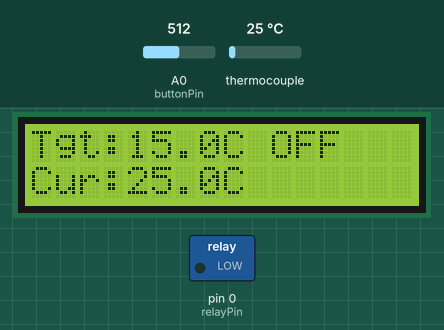
Recording of a sketch running on a simulated Arduino Uno, built with avr-gcc and run on an emulated ATmega328P. Shown: 16×2 character LCD, switched loads named in the sketch (green lamp = pin HIGH). Inputs (shaded band) come from the test bench; at power-on: A0 (buttonPin) = 512, thermocouple 25 °C.

Above: at 1.7 s.
1.8 s: A0 (buttonPin) set to 109
At 3.8 s:
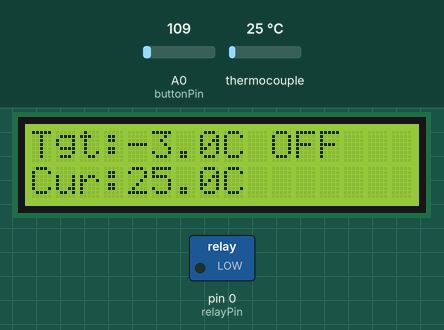
5.5 s: A0 (buttonPin) set to 93
At 7.4 s:
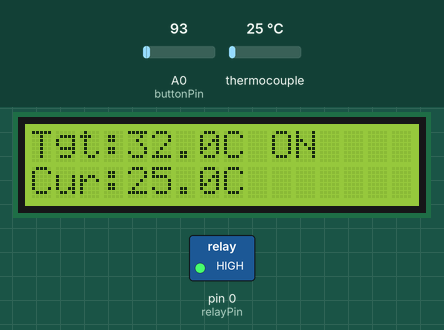
9.6 s: thermocouple set to 6 °C
At 10.8 s:
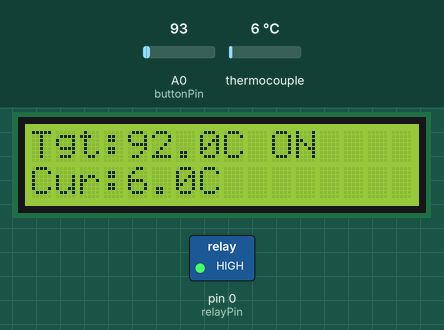
12.5 s: A0 (buttonPin) set to 760
At 14.2 s:
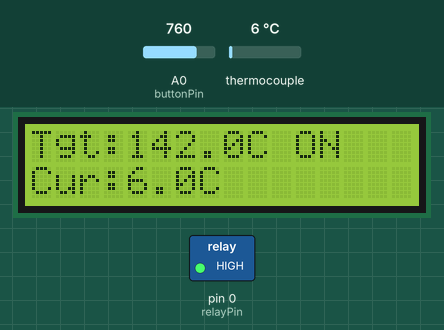
14.5 s: thermocouple set to 75 °C
At 15.9 s:
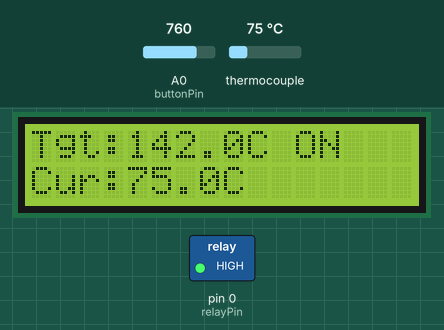
16.5 s: thermocouple set to 135 °C
At 17.5 s:
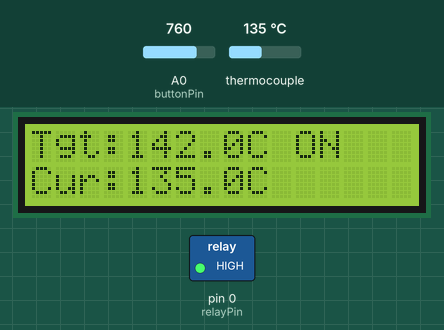
18.5 s: thermocouple set to 142 °C
Timing chart, 0 to 21.5 s (numbered marks = the images above; inputs shaded):
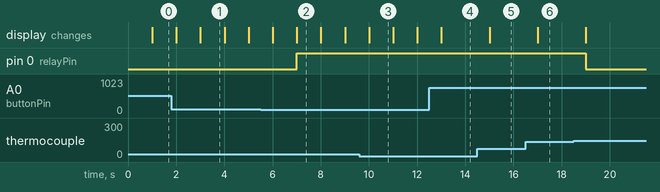

Measured:
- the behaviour switches between 100 and 99 on A0 (buttonPin) (found by bisection; images 1 and 2)
- after the input at 5.5 s, pin 0 (relayPin): LOW → HIGH after 1.5 s
- after the input at 14.5 s, the display: changes after 0.51 s (image 5)
- after the input at 16.5 s, the display: changes after 0.51 s (image 6)
- after the input at 18.5 s, pin 0 (relayPin): HIGH → LOW after 0.50 s
- what the display in image 1 shows lasts 1.0 s, from 3.0 s to 4.0 s

The sketch:

temp-control-ps.ino
```cpp
#include <max6675.h>
#include <LiquidCrystal.h>

// MAX6675K thermocouple pins
const int thermoDO = 11;  // SO
const int thermoCS = 12;
const int thermoCLK = 13; // SCK

// LCD pins (adjust if your wiring is different)
const int rs = 8, en = 9, d4 = 4, d5 = 5, d6 = 6, d7 = 7;
LiquidCrystal lcd(rs, en, d4, d5, d6, d7);

// Relay pin
const int relayPin = 0;  // D0

// Button pin for input
const int buttonPin = A0;  // Analog pin for button input

// Initialize the thermocouple
MAX6675 thermocouple(thermoCLK, thermoCS, thermoDO);

// Variables for timing and temperature control
unsigned long previousMillis = 0;
const long interval = 1000;  // Update interval (milliseconds)
float targetTemp = 25.0;  // Initial target temperature
float currentTemp = 25.0;
const float hysteresis = 3.0;  // Temperature range for relay control
bool relayState = false;

// Button debounce variables
unsigned long lastButtonPress = 0;
const long debounceDelay = 500;  // Debounce time in milliseconds

void setup() {
  lcd.begin(16, 2);
  pinMode(relayPin, OUTPUT);
  pinMode(buttonPin, INPUT_PULLUP);
  digitalWrite(relayPin, LOW);  // Start with relay off
  delay(500);  // Wait for MAX6675 chip to stabilize
}

void loop() {
  unsigned long currentMillis = millis();

  // Check for button press to adjust target temperature
  int buttonState = analogRead(buttonPin);
  if (currentMillis - lastButtonPress > debounceDelay) {
    if (buttonState < 100) {  // Right button
      targetTemp += 10;
      lastButtonPress = currentMillis;
    } else if (buttonState < 250) {  // Up button
      targetTemp += 1;
      lastButtonPress = currentMillis;
    } else if (buttonState < 500) {  // Down button
      targetTemp -= 1;
      lastButtonPress = currentMillis;
    } else if (buttonState < 750) {  // Left button
      targetTemp -= 10;
      lastButtonPress = currentMillis;
    }
  }

  // Update temperature and control relay every second
  if (currentMillis - previousMillis >= interval) {
    previousMillis = currentMillis;

    // Read current temperature
    currentTemp = thermocouple.readCelsius();

    // Control relay based on temperature
    if (currentTemp < targetTemp - hysteresis) {
      digitalWrite(relayPin, HIGH);  // Turn on heating
      relayState = true;
    } else {
      digitalWrite(relayPin, LOW);  // Turn off heating
      relayState = false;
    }

    // Update LCD display
    lcd.clear();
    lcd.setCursor(0, 0);
    lcd.print("Tgt:");
    lcd.print(targetTemp, 1);
    lcd.print("C ");
    lcd.print(relayState ? "ON" : "OFF");
    lcd.setCursor(0, 1);
    lcd.print("Cur:");
    lcd.print(currentTemp, 1);
    lcd.print("C");
  }
}
```
